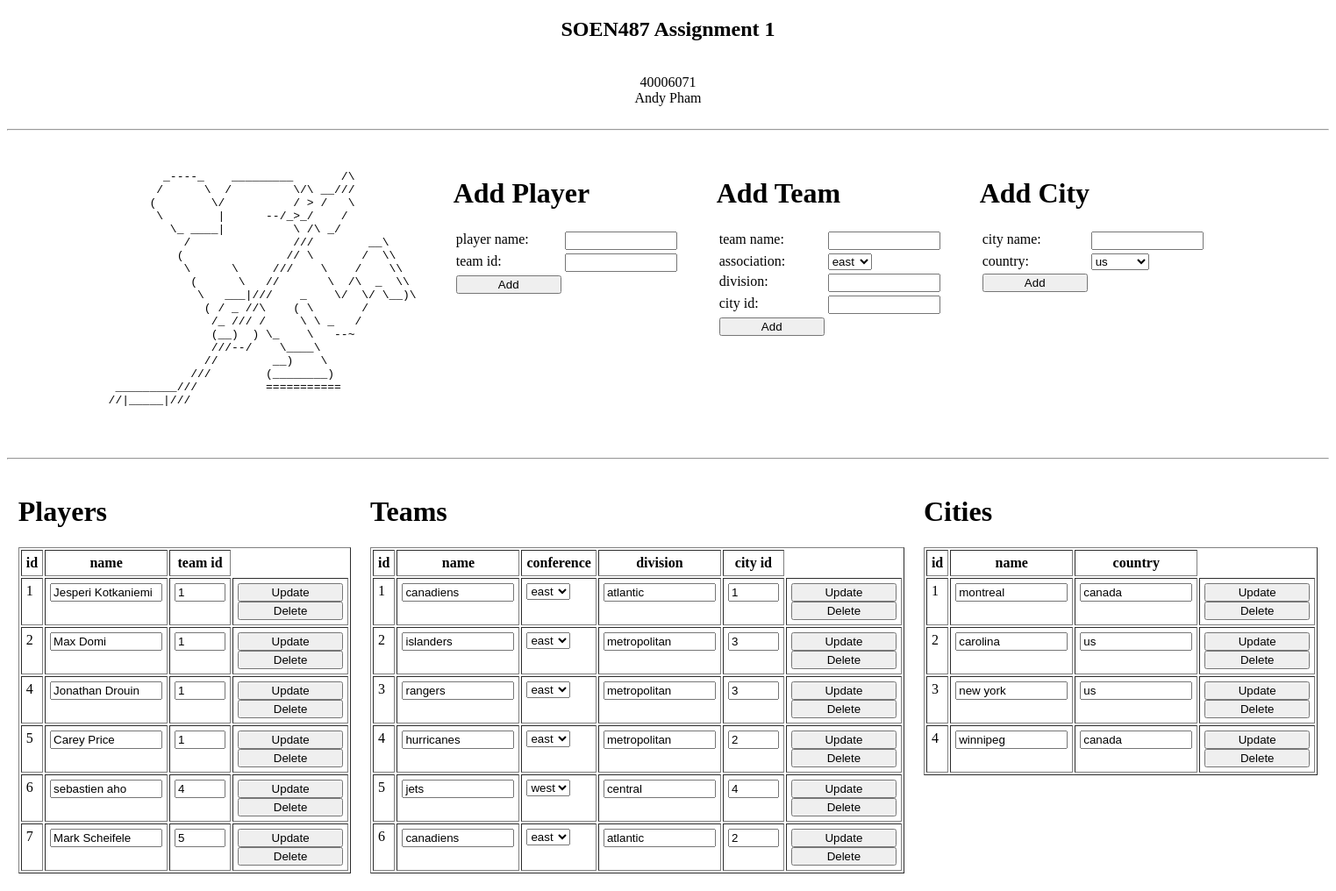
Page /home on the earlier database version.
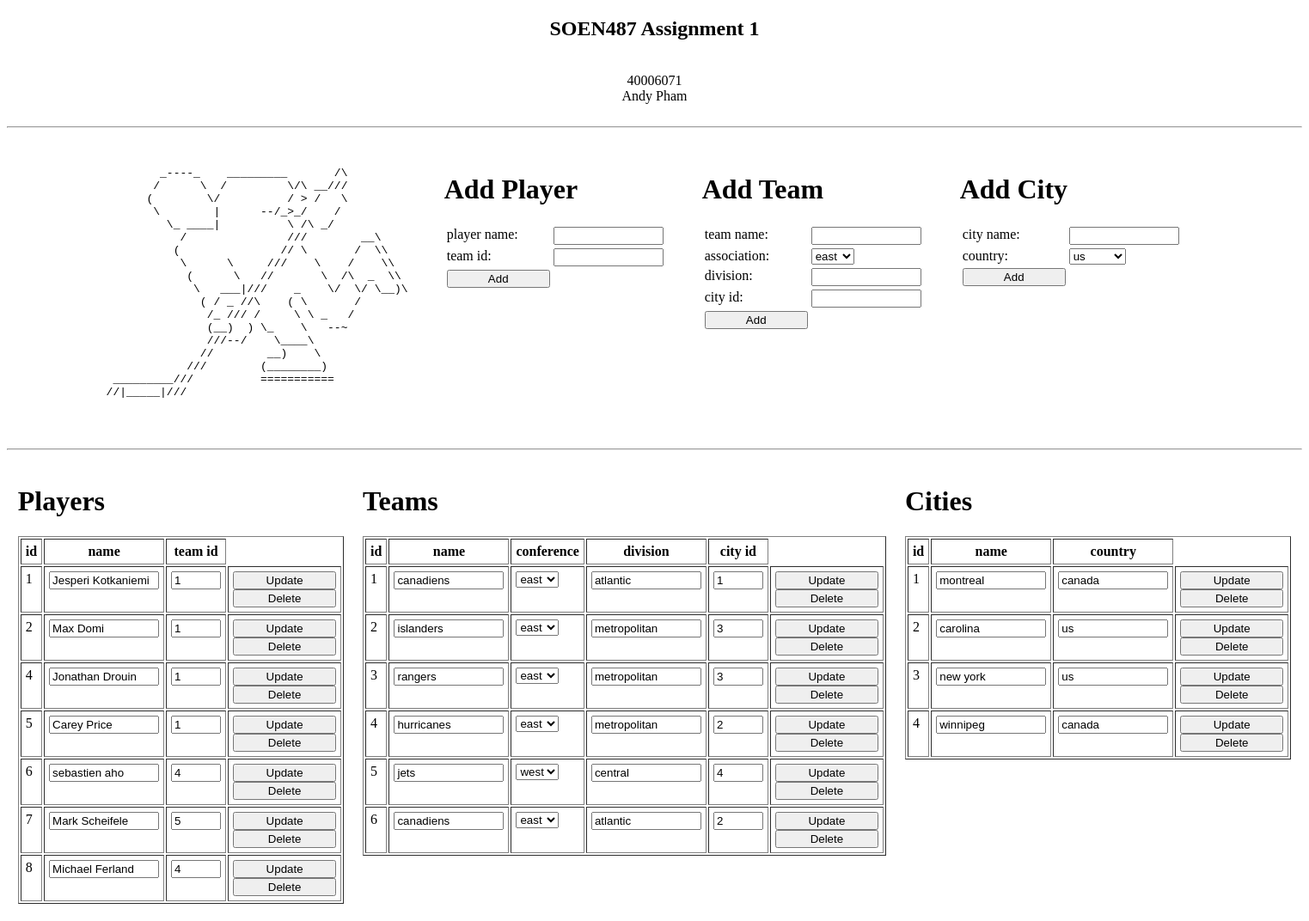
Same page on the later database version.
### models.py (models this page shows, shortened)
class Player(db.Model):
    id = db.Column(db.Integer, primary_key=True)
    name = db.Column(db.Text, nullable=False)
    team_id = db.Column(db.Integer, db.ForeignKey('team.id'), nullable=False)

class Team(db.Model):
    id = db.Column(db.Integer, primary_key=True)
    team_name = db.Column(db.String(20), nullable=False)
    association = db.Column(db.String(20), nullable=False)
    division = db.Column(db.Integer, nullable=False)
    city_id = db.Column(db.Integer, db.ForeignKey('city.id'), nullable=False)
    players = db.relationship('Player', backref='player', lazy=True)

class City(db.Model):
    id = db.Column(db.Integer, primary_key=True)
    city_name = db.Column(db.String(20), nullable=False)
    country = db.Column(db.String(20), nullable=False)
    teams = db.relationship('Team', backref='team', lazy=True)

### main.py (the view)
@app.route('/home')
def home():
    json = {"title": "SOEN487 Assignment 1",
            "student": {"id": "40006071", "name": "Andy Pham"}}
    players = Player.query.all()
    teams = Team.query.all()
    cities = City.query.all()
    return render_template("index.html", json=json, players=players, teams=teams, cities=cities)

### templates/index.html (shortened to what this page needs)
<!DOCTYPE html>
<html lang="en">
<head>
</head>
<body>
<div align="center">
    <h2>{{ json.title|format|safe }}</h2><br>
    {{ json.student.id|format|safe }}<br>
    {{ json.student.name|format|safe }}<br><br>
    <hr>
</div>
<table cellpadding="20px">
    <tr>
        <td>
            <pre>
                    _----_    _________       /\
                   /      \  /         \/\ __///
                  (        \/          / > /   \
                   \        |      --/_>_/    /
                     \_ ____|          \ /\ _/
                       /               ///        __\
                      (               // \       /  \\
                       \      \     ///    \    /    \\
                        (      \   //       \  /\  _  \\
                         \   ___|///    _    \/  \/ \__)\
                          ( / _ //\    ( \       /
                           /_ /// /     \ \ _   /
                           (__)  ) \_    \   --~
                           ///--/    \____\
                          //        __)    \
                        ///        (________)
             _________///          ===========
            //|_____|///
            </pre>
        </td>
        <td>
            <h1>Add Player</h1>
            <form method="post" action="/player">
                <table>
                    <tr>
                        <td>player name:</td>
                        <td><input type="text" name="name"><br></td>
                    </tr>
                    <tr>
                        <td> team id:</td>
                        <td><input type="number" name="team_id" min="1"><br></td>
                    </tr>
                    <tr>
                        <td><input type="submit" value="Add"></td>
                    </tr>
                </table>
            </form>
        </td>
        <td>
            <h1>Add Team</h1>
            <form method="post" action="/team">
                <table>
                    <tr>
                        <td>team name:</td>
                        <td><input type="text" name="team_name"><br></td>
                    </tr>
                    <tr>
                        <td>association:</td>
                        <td><select name="association">
                            <option value="east">east</option>
                        </select><br>
                        </td>
                    </tr>
                    <tr>
                        <td>division:</td>
                        <td><input type="text" name="division"><br></td>
                    </tr>
                    <tr>
                        <td>city id:</td>
                        <td><input type="number" name="city_id" min="1"><br></td>
                    </tr>
                    <tr>
                        <td><input type="submit" value="Add"></td>
                    </tr>
                </table>
            </form>
        </td>
        <td>
            <h1>Add City</h1>
            <form method="post" action="/city">
                <table>
                    <tr>
                        <td>city name:</td>
                        <td><input type="text" name="city_name"><br></td>
                    </tr>
                    <tr>
                        <td>country:</td>
                    <td><select name="country">
                        <option value="us">us</option>
                    </select><br>
                    </td>
                    </tr>
                    <tr>
                        <td><input type="submit" value="Add"></td>
                    </tr>
                </table>
            </form>
        </td>
    </tr>
</table>
<hr>
<div>
    <table cellpadding="10px" align="center">
        <tr>
            <td>{% include 'players.html' %}</td>
            <td>{% include 'teams.html' %}</td>
            <td>{% include 'cities.html' %}</td>
</div>
</body>
</html>

### templates/players.html (shortened to what this page needs)
<h1>Players</h1>
<table cellpadding="5px" border="1">
    <tr>
        <th>id</th>
        <th>name</th>
        <th>team id</th>
    </tr>
    {% for player in players %}
        <form method="post" action="/player">
            <tr>
                <td>{{ player.id }}</td>
                <td><input type="text" value="{{ player.name }}" name="name"></td>
                <td><input id="id_input" type="number" min="1" value="{{ player.team_id }}" name="team_id"></td>
                <td>
                    <input type="submit" value="Update"></form><br>
                    <form method="post" action="/player/{{player.id}}">
                        <input type="submit" value="Delete">
                    </form>
                </td>
            </tr>
    {% endfor %}
</table>

### templates/teams.html (shortened to what this page needs)
<h1>Teams</h1>
<table cellpadding="5px" border="1">
    <tr>
        <th>id</th>
        <th>name</th>
        <th>conference</th>
        <th>division</th>
        <th>city id</th>
    </tr>
    {% for team in teams %}
        <form method="post" action="/team">
        <tr>
            <td>{{ team.id }}</td>
            <td><input type="text" value="{{ team.team_name }}" name="team_name"></td>
            <td>
                <select name="association">
                    <option value="{{ team.association }}" selected="selected">{{ team.association }}</option>
                </select>
            </td>
            <td><input type="text" value="{{ team.division }}" name="division"></td>
            <td><input id="id_input" type="number" min="1" value="{{ team.city_id }}" name="city_id"></td>
            <td>
                <input type="submit" value="Update"></form><br>
                <form method="post" action="/team/{{team.id}}">
                    <input type="submit" value="Delete">
                </form>
            </td>
    {% endfor %}

### templates/cities.html (shortened to what this page needs)
<h1>Cities</h1>
<table cellpadding="5px" border="1">
    <tr>
        <th>id</th>
        <th>name</th>
        <th>country</th>
    </tr>
    {% for city in cities%}
         <form method="post" action="/city">
        <tr>
            <td>{{ city.id }}</td>
            <td><input type="text" value="{{ city.city_name }}" name="city_name"></td>
            <td><input type="text" value="{{ city.country}}" name="country"></td>
            <td>
                <input type="submit" value="Update"></form>
                 <form method="post" action="/city/{{city.id}}">
                     <input type="submit" value="Delete">
                 </form>
            </td>
    {% endfor %}

### templates/index.html (style rules this page uses)
table td { vertical-align: top; }
input { width: 120px; }
#id_input { width: 50px; }

Differences in the rows shown:
added Player: id "8", name "Michael Ferland", team_id "4"
